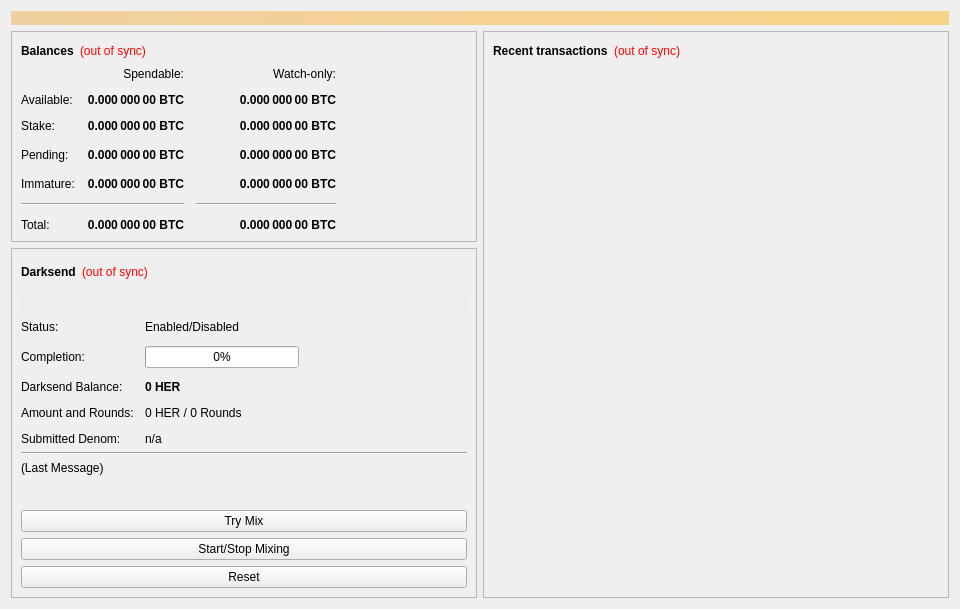
<?xml version="1.0" encoding="UTF-8"?>
<ui version="4.0">
 <class>OverviewPage</class>
 <widget class="QWidget" name="OverviewPage">
  <property name="geometry">
   <rect>
    <x>0</x>
    <y>0</y>
    <width>960</width>
    <height>594</height>
   </rect>
  </property>
  <property name="minimumSize">
   <size>
    <width>960</width>
    <height>0</height>
   </size>
  </property>
  <property name="windowTitle">
   <string>Form</string>
  </property>
  <layout class="QVBoxLayout" name="topLayout">
   <item>
    <widget class="QLabel" name="labelAlerts">
     <property name="visible">
      <bool>false</bool>
     </property>
     <property name="styleSheet">
      <string notr="true">background-color: qlineargradient(x1: 0, y1: 0, x2: 1, y2: 0, stop:0 #F0D0A0, stop:1 #F8D488); color:#000000;</string>
     </property>
     <property name="wordWrap">
      <bool>true</bool>
     </property>
     <property name="margin">
      <number>3</number>
     </property>
    </widget>
   </item>
   <item>
    <layout class="QHBoxLayout" name="horizontalLayout" stretch="1,1">
     <item>
      <layout class="QVBoxLayout" name="verticalLayout_2">
       <item>
        <widget class="QFrame" name="frame">
         <property name="frameShape">
          <enum>QFrame::StyledPanel</enum>
         </property>
         <property name="frameShadow">
          <enum>QFrame::Raised</enum>
         </property>
         <layout class="QVBoxLayout" name="verticalLayout_4">
          <item>
           <layout class="QHBoxLayout" name="horizontalLayout_4">
            <item>
             <widget class="QLabel" name="label_5">
              <property name="font">
               <font>
                <weight>75</weight>
                <bold>true</bold>
               </font>
              </property>
              <property name="text">
               <string>Balances</string>
              </property>
             </widget>
            </item>
            <item>
             <widget class="QLabel" name="labelWalletStatus">
              <property name="cursor">
               <cursorShape>WhatsThisCursor</cursorShape>
              </property>
              <property name="toolTip">
               <string>The displayed information may be out of date. Your wallet automatically synchronizes with the Hera network after a connection is established, but this process has not completed yet.</string>
              </property>
              <property name="styleSheet">
               <string notr="true">QLabel { color: red; }</string>
              </property>
              <property name="text">
               <string notr="true">(out of sync)</string>
              </property>
              <property name="alignment">
               <set>Qt::AlignLeading|Qt::AlignLeft|Qt::AlignVCenter</set>
              </property>
             </widget>
            </item>
            <item>
             <spacer name="horizontalSpacer_3">
              <property name="orientation">
               <enum>Qt::Horizontal</enum>
              </property>
              <property name="sizeHint" stdset="0">
               <size>
                <width>40</width>
                <height>20</height>
               </size>
              </property>
             </spacer>
            </item>
           </layout>
          </item>
          <item>
           <layout class="QGridLayout" name="gridLayout">
            <property name="spacing">
             <number>12</number>
            </property>
            <item row="3" column="2">
             <widget class="QLabel" name="labelWatchPending">
              <property name="font">
               <font>
                <weight>75</weight>
                <bold>true</bold>
               </font>
              </property>
              <property name="cursor">
               <cursorShape>IBeamCursor</cursorShape>
              </property>
              <property name="toolTip">
               <string>Unconfirmed transactions to watch-only addresses</string>
              </property>
              <property name="text">
               <string notr="true">0.000 000 00 BTC</string>
              </property>
              <property name="alignment">
               <set>Qt::AlignRight|Qt::AlignTrailing|Qt::AlignVCenter</set>
              </property>
              <property name="textInteractionFlags">
               <set>Qt::LinksAccessibleByMouse|Qt::TextSelectableByKeyboard|Qt::TextSelectableByMouse</set>
              </property>
             </widget>
            </item>
            <item row="3" column="1">
             <widget class="QLabel" name="labelUnconfirmed">
              <property name="font">
               <font>
                <weight>75</weight>
                <bold>true</bold>
               </font>
              </property>
              <property name="cursor">
               <cursorShape>IBeamCursor</cursorShape>
              </property>
              <property name="toolTip">
               <string>Total of transactions that have yet to be confirmed, and do not yet count toward the spendable balance</string>
              </property>
              <property name="text">
               <string notr="true">0.000 000 00 BTC</string>
              </property>
              <property name="alignment">
               <set>Qt::AlignRight|Qt::AlignTrailing|Qt::AlignVCenter</set>
              </property>
              <property name="textInteractionFlags">
               <set>Qt::LinksAccessibleByMouse|Qt::TextSelectableByKeyboard|Qt::TextSelectableByMouse</set>
              </property>
             </widget>
            </item>
            <item row="4" column="2">
             <widget class="QLabel" name="labelWatchImmature">
              <property name="font">
               <font>
                <weight>75</weight>
                <bold>true</bold>
               </font>
              </property>
              <property name="cursor">
               <cursorShape>IBeamCursor</cursorShape>
              </property>
              <property name="toolTip">
               <string>Mined balance in watch-only addresses that has not yet matured</string>
              </property>
              <property name="text">
               <string notr="true">0.000 000 00 BTC</string>
              </property>
              <property name="alignment">
               <set>Qt::AlignRight|Qt::AlignTrailing|Qt::AlignVCenter</set>
              </property>
              <property name="textInteractionFlags">
               <set>Qt::LinksAccessibleByMouse|Qt::TextSelectableByKeyboard|Qt::TextSelectableByMouse</set>
              </property>
             </widget>
            </item>
            <item row="5" column="0" colspan="2">
             <widget class="Line" name="lineSpendableBalance">
              <property name="orientation">
               <enum>Qt::Horizontal</enum>
              </property>
             </widget>
            </item>
            <item row="5" column="2">
             <widget class="Line" name="lineWatchBalance">
              <property name="sizePolicy">
               <sizepolicy hsizetype="Preferred" vsizetype="Fixed">
                <horstretch>0</horstretch>
                <verstretch>0</verstretch>
               </sizepolicy>
              </property>
              <property name="minimumSize">
               <size>
                <width>140</width>
                <height>0</height>
               </size>
              </property>
              <property name="orientation">
               <enum>Qt::Horizontal</enum>
              </property>
             </widget>
            </item>
            <item row="6" column="0">
             <widget class="QLabel" name="labelTotalText">
              <property name="text">
               <string>Total:</string>
              </property>
             </widget>
            </item>
            <item row="4" column="1">
             <widget class="QLabel" name="labelImmature">
              <property name="font">
               <font>
                <weight>75</weight>
                <bold>true</bold>
               </font>
              </property>
              <property name="cursor">
               <cursorShape>IBeamCursor</cursorShape>
              </property>
              <property name="toolTip">
               <string>Mined balance that has not yet matured</string>
              </property>
              <property name="text">
               <string notr="true">0.000 000 00 BTC</string>
              </property>
              <property name="alignment">
               <set>Qt::AlignRight|Qt::AlignTrailing|Qt::AlignVCenter</set>
              </property>
              <property name="textInteractionFlags">
               <set>Qt::LinksAccessibleByMouse|Qt::TextSelectableByKeyboard|Qt::TextSelectableByMouse</set>
              </property>
             </widget>
            </item>
            <item row="3" column="3">
             <spacer name="horizontalSpacer_2">
              <property name="orientation">
               <enum>Qt::Horizontal</enum>
              </property>
              <property name="sizeHint" stdset="0">
               <size>
                <width>40</width>
                <height>20</height>
               </size>
              </property>
             </spacer>
            </item>
            <item row="4" column="0">
             <widget class="QLabel" name="labelImmatureText">
              <property name="text">
               <string>Immature:</string>
              </property>
             </widget>
            </item>
            <item row="6" column="1">
             <widget class="QLabel" name="labelTotal">
              <property name="font">
               <font>
                <weight>75</weight>
                <bold>true</bold>
               </font>
              </property>
              <property name="cursor">
               <cursorShape>IBeamCursor</cursorShape>
              </property>
              <property name="toolTip">
               <string>Your current total balance</string>
              </property>
              <property name="text">
               <string notr="true">0.000 000 00 BTC</string>
              </property>
              <property name="alignment">
               <set>Qt::AlignRight|Qt::AlignTrailing|Qt::AlignVCenter</set>
              </property>
              <property name="textInteractionFlags">
               <set>Qt::LinksAccessibleByMouse|Qt::TextSelectableByKeyboard|Qt::TextSelectableByMouse</set>
              </property>
             </widget>
            </item>
            <item row="6" column="2">
             <widget class="QLabel" name="labelWatchTotal">
              <property name="font">
               <font>
                <weight>75</weight>
                <bold>true</bold>
               </font>
              </property>
              <property name="cursor">
               <cursorShape>IBeamCursor</cursorShape>
              </property>
              <property name="toolTip">
               <string>Current total balance in watch-only addresses</string>
              </property>
              <property name="text">
               <string notr="true">0.000 000 00 BTC</string>
              </property>
              <property name="alignment">
               <set>Qt::AlignRight|Qt::AlignTrailing|Qt::AlignVCenter</set>
              </property>
              <property name="textInteractionFlags">
               <set>Qt::LinksAccessibleByMouse|Qt::TextSelectableByKeyboard|Qt::TextSelectableByMouse</set>
              </property>
             </widget>
            </item>
            <item row="0" column="2">
             <widget class="QLabel" name="labelWatchonly">
              <property name="text">
               <string>Watch-only:</string>
              </property>
              <property name="alignment">
               <set>Qt::AlignRight|Qt::AlignTrailing|Qt::AlignVCenter</set>
              </property>
             </widget>
            </item>
            <item row="1" column="0">
             <widget class="QLabel" name="labelBalanceText">
              <property name="text">
               <string>Available:</string>
              </property>
             </widget>
            </item>
            <item row="1" column="1">
             <widget class="QLabel" name="labelBalance">
              <property name="font">
               <font>
                <weight>75</weight>
                <bold>true</bold>
               </font>
              </property>
              <property name="cursor">
               <cursorShape>IBeamCursor</cursorShape>
              </property>
              <property name="toolTip">
               <string>Your current spendable balance</string>
              </property>
              <property name="text">
               <string notr="true">0.000 000 00 BTC</string>
              </property>
              <property name="alignment">
               <set>Qt::AlignRight|Qt::AlignTrailing|Qt::AlignVCenter</set>
              </property>
              <property name="textInteractionFlags">
               <set>Qt::LinksAccessibleByMouse|Qt::TextSelectableByKeyboard|Qt::TextSelectableByMouse</set>
              </property>
             </widget>
            </item>
            <item row="2" column="0">
             <widget class="QLabel" name="label_10">
              <property name="text">
               <string>Stake:</string>
              </property>
             </widget>
            </item>
            <item row="2" column="1">
             <widget class="QLabel" name="labelStake">
              <property name="font">
               <font>
                <weight>75</weight>
                <bold>true</bold>
               </font>
              </property>
              <property name="cursor">
               <cursorShape>IBeamCursor</cursorShape>
              </property>
              <property name="toolTip">
               <string>Total of coins that was staked, and do not yet count toward the current balance</string>
              </property>
              <property name="text">
               <string notr="true">0.000 000 00 BTC</string>
              </property>
              <property name="alignment">
               <set>Qt::AlignRight|Qt::AlignTrailing|Qt::AlignVCenter</set>
              </property>
              <property name="textInteractionFlags">
               <set>Qt::LinksAccessibleByMouse|Qt::TextSelectableByKeyboard|Qt::TextSelectableByMouse</set>
              </property>
             </widget>
            </item>
            <item row="2" column="2">
             <widget class="QLabel" name="labelWatchStake">
              <property name="font">
               <font>
                <weight>75</weight>
                <bold>true</bold>
               </font>
              </property>
              <property name="cursor">
               <cursorShape>IBeamCursor</cursorShape>
              </property>
              <property name="toolTip">
               <string>Total of coins that was staked in watch-only addresses, and do not yet count toward the current watch-only balance</string>
              </property>
              <property name="text">
               <string notr="true">0.000 000 00 BTC</string>
              </property>
              <property name="alignment">
               <set>Qt::AlignRight|Qt::AlignTrailing|Qt::AlignVCenter</set>
              </property>
              <property name="textInteractionFlags">
               <set>Qt::LinksAccessibleByMouse|Qt::TextSelectableByKeyboard|Qt::TextSelectableByMouse</set>
              </property>
             </widget>
            </item>
            <item row="1" column="2">
             <widget class="QLabel" name="labelWatchAvailable">
              <property name="font">
               <font>
                <weight>75</weight>
                <bold>true</bold>
               </font>
              </property>
              <property name="cursor">
               <cursorShape>IBeamCursor</cursorShape>
              </property>
              <property name="toolTip">
               <string>Your current balance in watch-only addresses</string>
              </property>
              <property name="text">
               <string notr="true">0.000 000 00 BTC</string>
              </property>
              <property name="alignment">
               <set>Qt::AlignRight|Qt::AlignTrailing|Qt::AlignVCenter</set>
              </property>
              <property name="textInteractionFlags">
               <set>Qt::LinksAccessibleByMouse|Qt::TextSelectableByKeyboard|Qt::TextSelectableByMouse</set>
              </property>
             </widget>
            </item>
            <item row="3" column="0">
             <widget class="QLabel" name="labelPendingText">
              <property name="text">
               <string>Pending:</string>
              </property>
             </widget>
            </item>
            <item row="0" column="1">
             <widget class="QLabel" name="labelSpendable">
              <property name="text">
               <string>Spendable:</string>
              </property>
              <property name="alignment">
               <set>Qt::AlignRight|Qt::AlignTrailing|Qt::AlignVCenter</set>
              </property>
             </widget>
            </item>
           </layout>
          </item>
         </layout>
        </widget>
       </item>
       <item>
        <widget class="QFrame" name="frameDarksend">
         <property name="sizePolicy">
          <sizepolicy hsizetype="Expanding" vsizetype="Expanding">
           <horstretch>0</horstretch>
           <verstretch>0</verstretch>
          </sizepolicy>
         </property>
         <property name="minimumSize">
          <size>
           <width>0</width>
           <height>350</height>
          </size>
         </property>
         <property name="layoutDirection">
          <enum>Qt::LeftToRight</enum>
         </property>
         <property name="frameShape">
          <enum>QFrame::StyledPanel</enum>
         </property>
         <property name="frameShadow">
          <enum>QFrame::Raised</enum>
         </property>
         <layout class="QVBoxLayout" name="verticalLayout_5">
          <item>
           <layout class="QHBoxLayout" name="horizontalLayout_5">
            <item>
             <widget class="QLabel" name="label_2">
              <property name="font">
               <font>
                <weight>75</weight>
                <bold>true</bold>
               </font>
              </property>
              <property name="text">
               <string>Darksend</string>
              </property>
             </widget>
            </item>
            <item>
             <widget class="QLabel" name="labelDarksendSyncStatus">
              <property name="toolTip">
               <string>The displayed information may be out of date. Your wallet automatically synchronizes with the Hera network after a connection is established, but this process has not completed yet.</string>
              </property>
              <property name="styleSheet">
               <string notr="true">QLabel { color: red; }</string>
              </property>
              <property name="text">
               <string notr="true">(out of sync)</string>
              </property>
              <property name="alignment">
               <set>Qt::AlignLeading|Qt::AlignLeft|Qt::AlignVCenter</set>
              </property>
             </widget>
            </item>
            <item>
             <spacer name="horizontalSpacer_4">
              <property name="orientation">
               <enum>Qt::Horizontal</enum>
              </property>
              <property name="sizeHint" stdset="0">
               <size>
                <width>40</width>
                <height>20</height>
               </size>
              </property>
             </spacer>
            </item>
           </layout>
          </item>
          <item>
           <widget class="QPushButton" name="runAutoDenom">
            <property name="palette">
             <palette>
              <active>
               <colorrole role="WindowText">
                <brush brushstyle="SolidPattern">
                 <color alpha="255">
                  <red>0</red>
                  <green>0</green>
                  <blue>0</blue>
                 </color>
                </brush>
               </colorrole>
               <colorrole role="Button">
                <brush brushstyle="SolidPattern">
                 <color alpha="255">
                  <red>239</red>
                  <green>238</green>
                  <blue>238</blue>
                 </color>
                </brush>
               </colorrole>
               <colorrole role="Light">
                <brush brushstyle="SolidPattern">
                 <color alpha="255">
                  <red>255</red>
                  <green>255</green>
                  <blue>255</blue>
                 </color>
                </brush>
               </colorrole>
               <colorrole role="Midlight">
                <brush brushstyle="SolidPattern">
                 <color alpha="255">
                  <red>247</red>
                  <green>246</green>
                  <blue>246</blue>
                 </color>
                </brush>
               </colorrole>
               <colorrole role="Dark">
                <brush brushstyle="SolidPattern">
                 <color alpha="255">
                  <red>119</red>
                  <green>119</green>
                  <blue>119</blue>
                 </color>
                </brush>
               </colorrole>
               <colorrole role="Mid">
                <brush brushstyle="SolidPattern">
                 <color alpha="255">
                  <red>159</red>
                  <green>159</green>
                  <blue>159</blue>
                 </color>
                </brush>
               </colorrole>
               <colorrole role="Text">
                <brush brushstyle="SolidPattern">
                 <color alpha="255">
                  <red>0</red>
                  <green>0</green>
                  <blue>0</blue>
                 </color>
                </brush>
               </colorrole>
               <colorrole role="BrightText">
                <brush brushstyle="SolidPattern">
                 <color alpha="255">
                  <red>255</red>
                  <green>255</green>
                  <blue>255</blue>
                 </color>
                </brush>
               </colorrole>
               <colorrole role="ButtonText">
                <brush brushstyle="SolidPattern">
                 <color alpha="255">
                  <red>0</red>
                  <green>0</green>
                  <blue>0</blue>
                 </color>
                </brush>
               </colorrole>
               <colorrole role="Base">
                <brush brushstyle="SolidPattern">
                 <color alpha="255">
                  <red>255</red>
                  <green>255</green>
                  <blue>255</blue>
                 </color>
                </brush>
               </colorrole>
               <colorrole role="Window">
                <brush brushstyle="SolidPattern">
                 <color alpha="255">
                  <red>239</red>
                  <green>238</green>
                  <blue>238</blue>
                 </color>
                </brush>
               </colorrole>
               <colorrole role="Shadow">
                <brush brushstyle="SolidPattern">
                 <color alpha="255">
                  <red>0</red>
                  <green>0</green>
                  <blue>0</blue>
                 </color>
                </brush>
               </colorrole>
               <colorrole role="AlternateBase">
                <brush brushstyle="SolidPattern">
                 <color alpha="255">
                  <red>247</red>
                  <green>246</green>
                  <blue>246</blue>
                 </color>
                </brush>
               </colorrole>
               <colorrole role="ToolTipBase">
                <brush brushstyle="SolidPattern">
                 <color alpha="255">
                  <red>255</red>
                  <green>255</green>
                  <blue>220</blue>
                 </color>
                </brush>
               </colorrole>
               <colorrole role="ToolTipText">
                <brush brushstyle="SolidPattern">
                 <color alpha="255">
                  <red>0</red>
                  <green>0</green>
                  <blue>0</blue>
                 </color>
                </brush>
               </colorrole>
              </active>
              <inactive>
               <colorrole role="WindowText">
                <brush brushstyle="SolidPattern">
                 <color alpha="255">
                  <red>0</red>
                  <green>0</green>
                  <blue>0</blue>
                 </color>
                </brush>
               </colorrole>
               <colorrole role="Button">
                <brush brushstyle="SolidPattern">
                 <color alpha="255">
                  <red>239</red>
                  <green>238</green>
                  <blue>238</blue>
                 </color>
                </brush>
               </colorrole>
               <colorrole role="Light">
                <brush brushstyle="SolidPattern">
                 <color alpha="255">
                  <red>255</red>
                  <green>255</green>
                  <blue>255</blue>
                 </color>
                </brush>
               </colorrole>
               <colorrole role="Midlight">
                <brush brushstyle="SolidPattern">
                 <color alpha="255">
                  <red>247</red>
                  <green>246</green>
                  <blue>246</blue>
                 </color>
                </brush>
               </colorrole>
               <colorrole role="Dark">
                <brush brushstyle="SolidPattern">
                 <color alpha="255">
                  <red>119</red>
                  <green>119</green>
                  <blue>119</blue>
                 </color>
                </brush>
               </colorrole>
               <colorrole role="Mid">
                <brush brushstyle="SolidPattern">
                 <color alpha="255">
                  <red>159</red>
                  <green>159</green>
                  <blue>159</blue>
                 </color>
                </brush>
               </colorrole>
               <colorrole role="Text">
                <brush brushstyle="SolidPattern">
                 <color alpha="255">
                  <red>0</red>
                  <green>0</green>
                  <blue>0</blue>
                 </color>
                </brush>
               </colorrole>
               <colorrole role="BrightText">
                <brush brushstyle="SolidPattern">
                 <color alpha="255">
                  <red>255</red>
                  <green>255</green>
                  <blue>255</blue>
                 </color>
                </brush>
               </colorrole>
               <colorrole role="ButtonText">
                <brush brushstyle="SolidPattern">
                 <color alpha="255">
                  <red>0</red>
                  <green>0</green>
                  <blue>0</blue>
                 </color>
                </brush>
               </colorrole>
               <colorrole role="Base">
                <brush brushstyle="SolidPattern">
                 <color alpha="255">
                  <red>255</red>
                  <green>255</green>
                  <blue>255</blue>
                 </color>
                </brush>
               </colorrole>
               <colorrole role="Window">
                <brush brushstyle="SolidPattern">
                 <color alpha="255">
                  <red>239</red>
                  <green>238</green>
                  <blue>238</blue>
                 </color>
                </brush>
               </colorrole>
               <colorrole role="Shadow">
                <brush brushstyle="SolidPattern">
                 <color alpha="255">
                  <red>0</red>
                  <green>0</green>
                  <blue>0</blue>
                 </color>
                </brush>
               </colorrole>
               <colorrole role="AlternateBase">
                <brush brushstyle="SolidPattern">
                 <color alpha="255">
                  <red>247</red>
                  <green>246</green>
                  <blue>246</blue>
                 </color>
                </brush>
               </colorrole>
               <colorrole role="ToolTipBase">
                <brush brushstyle="SolidPattern">
                 <color alpha="255">
                  <red>255</red>
                  <green>255</green>
                  <blue>220</blue>
                 </color>
                </brush>
               </colorrole>
               <colorrole role="ToolTipText">
                <brush brushstyle="SolidPattern">
                 <color alpha="255">
                  <red>0</red>
                  <green>0</green>
                  <blue>0</blue>
                 </color>
                </brush>
               </colorrole>
              </inactive>
              <disabled>
               <colorrole role="WindowText">
                <brush brushstyle="SolidPattern">
                 <color alpha="255">
                  <red>119</red>
                  <green>119</green>
                  <blue>119</blue>
                 </color>
                </brush>
               </colorrole>
               <colorrole role="Button">
                <brush brushstyle="SolidPattern">
                 <color alpha="255">
                  <red>239</red>
                  <green>238</green>
                  <blue>238</blue>
                 </color>
                </brush>
               </colorrole>
               <colorrole role="Light">
                <brush brushstyle="SolidPattern">
                 <color alpha="255">
                  <red>255</red>
                  <green>255</green>
                  <blue>255</blue>
                 </color>
                </brush>
               </colorrole>
               <colorrole role="Midlight">
                <brush brushstyle="SolidPattern">
                 <color alpha="255">
                  <red>247</red>
                  <green>246</green>
                  <blue>246</blue>
                 </color>
                </brush>
               </colorrole>
               <colorrole role="Dark">
                <brush brushstyle="SolidPattern">
                 <color alpha="255">
                  <red>119</red>
                  <green>119</green>
                  <blue>119</blue>
                 </color>
                </brush>
               </colorrole>
               <colorrole role="Mid">
                <brush brushstyle="SolidPattern">
                 <color alpha="255">
                  <red>159</red>
                  <green>159</green>
                  <blue>159</blue>
                 </color>
                </brush>
               </colorrole>
               <colorrole role="Text">
                <brush brushstyle="SolidPattern">
                 <color alpha="255">
                  <red>119</red>
                  <green>119</green>
                  <blue>119</blue>
                 </color>
                </brush>
               </colorrole>
               <colorrole role="BrightText">
                <brush brushstyle="SolidPattern">
                 <color alpha="255">
                  <red>255</red>
                  <green>255</green>
                  <blue>255</blue>
                 </color>
                </brush>
               </colorrole>
               <colorrole role="ButtonText">
                <brush brushstyle="SolidPattern">
                 <color alpha="255">
                  <red>119</red>
                  <green>119</green>
                  <blue>119</blue>
                 </color>
                </brush>
               </colorrole>
               <colorrole role="Base">
                <brush brushstyle="SolidPattern">
                 <color alpha="255">
                  <red>239</red>
                  <green>238</green>
                  <blue>238</blue>
                 </color>
                </brush>
               </colorrole>
               <colorrole role="Window">
                <brush brushstyle="SolidPattern">
                 <color alpha="255">
                  <red>239</red>
                  <green>238</green>
                  <blue>238</blue>
                 </color>
                </brush>
               </colorrole>
               <colorrole role="Shadow">
                <brush brushstyle="SolidPattern">
                 <color alpha="255">
                  <red>0</red>
                  <green>0</green>
                  <blue>0</blue>
                 </color>
                </brush>
               </colorrole>
               <colorrole role="AlternateBase">
                <brush brushstyle="SolidPattern">
                 <color alpha="255">
                  <red>239</red>
                  <green>238</green>
                  <blue>238</blue>
                 </color>
                </brush>
               </colorrole>
               <colorrole role="ToolTipBase">
                <brush brushstyle="SolidPattern">
                 <color alpha="255">
                  <red>255</red>
                  <green>255</green>
                  <blue>220</blue>
                 </color>
                </brush>
               </colorrole>
               <colorrole role="ToolTipText">
                <brush brushstyle="SolidPattern">
                 <color alpha="255">
                  <red>0</red>
                  <green>0</green>
                  <blue>0</blue>
                 </color>
                </brush>
               </colorrole>
              </disabled>
             </palette>
            </property>
            <property name="focusPolicy">
             <enum>Qt::NoFocus</enum>
            </property>
            <property name="autoFillBackground">
             <bool>true</bool>
            </property>
            <property name="text">
             <string/>
            </property>
            <property name="flat">
             <bool>true</bool>
            </property>
           </widget>
          </item>
          <item>
           <layout class="QFormLayout" name="formLayout">
            <property name="fieldGrowthPolicy">
             <enum>QFormLayout::AllNonFixedFieldsGrow</enum>
            </property>
            <property name="horizontalSpacing">
             <number>11</number>
            </property>
            <property name="verticalSpacing">
             <number>12</number>
            </property>
            <item row="0" column="0">
             <widget class="QLabel" name="label_6">
              <property name="text">
               <string>Status:</string>
              </property>
             </widget>
            </item>
            <item row="1" column="0">
             <widget class="QLabel" name="label_7">
              <property name="text">
               <string>Completion:</string>
              </property>
             </widget>
            </item>
            <item row="1" column="1">
             <widget class="QProgressBar" name="darksendProgress">
              <property name="maximumSize">
               <size>
                <width>154</width>
                <height>16777215</height>
               </size>
              </property>
              <property name="value">
               <number>0</number>
              </property>
             </widget>
            </item>
            <item row="3" column="0">
             <widget class="QLabel" name="labelAnonymizedText">
              <property name="text">
               <string>Darksend Balance:</string>
              </property>
             </widget>
            </item>
            <item row="3" column="1">
             <widget class="QLabel" name="labelAnonymized">
              <property name="font">
               <font>
                <weight>75</weight>
                <bold>true</bold>
               </font>
              </property>
              <property name="text">
               <string notr="true">0 HER</string>
              </property>
             </widget>
            </item>
            <item row="4" column="0">
             <widget class="QLabel" name="label_8">
              <property name="text">
               <string>Amount and Rounds:</string>
              </property>
             </widget>
            </item>
            <item row="4" column="1">
             <widget class="QLabel" name="labelAmountRounds">
              <property name="text">
               <string>0 HER / 0 Rounds</string>
              </property>
             </widget>
            </item>
            <item row="5" column="0">
             <widget class="QLabel" name="label_9">
              <property name="text">
               <string>Submitted Denom:</string>
              </property>
             </widget>
            </item>
            <item row="5" column="1">
             <widget class="QLabel" name="labelSubmittedDenom">
              <property name="toolTip">
               <string>The denominations you submitted to the Masternode.&lt;br&gt;To mix, other users must submit the exact same denominations.</string>
              </property>
              <property name="text">
               <string>n/a</string>
              </property>
             </widget>
            </item>
            <item row="0" column="1">
             <widget class="QLabel" name="darksendEnabled">
              <property name="text">
               <string>Enabled/Disabled</string>
              </property>
             </widget>
            </item>
           </layout>
          </item>
          <item>
           <widget class="Line" name="lineLastMessage">
            <property name="orientation">
             <enum>Qt::Horizontal</enum>
            </property>
           </widget>
          </item>
          <item>
           <widget class="QLabel" name="darksendStatus">
            <property name="minimumSize">
             <size>
              <width>288</width>
              <height>43</height>
             </size>
            </property>
            <property name="text">
             <string>(Last Message)</string>
            </property>
            <property name="alignment">
             <set>Qt::AlignLeading|Qt::AlignLeft|Qt::AlignTop</set>
            </property>
            <property name="wordWrap">
             <bool>true</bool>
            </property>
           </widget>
          </item>
          <item>
           <widget class="QPushButton" name="darksendAuto">
            <property name="sizePolicy">
             <sizepolicy hsizetype="MinimumExpanding" vsizetype="Fixed">
              <horstretch>0</horstretch>
              <verstretch>0</verstretch>
             </sizepolicy>
            </property>
            <property name="toolTip">
             <string>Try to manually submit a Darksend request.</string>
            </property>
            <property name="text">
             <string>Try Mix</string>
            </property>
           </widget>
          </item>
          <item>
           <widget class="QPushButton" name="toggleDarksend">
            <property name="sizePolicy">
             <sizepolicy hsizetype="MinimumExpanding" vsizetype="Fixed">
              <horstretch>0</horstretch>
              <verstretch>0</verstretch>
             </sizepolicy>
            </property>
            <property name="text">
             <string>Start/Stop Mixing</string>
            </property>
           </widget>
          </item>
          <item>
           <widget class="QPushButton" name="darksendReset">
            <property name="sizePolicy">
             <sizepolicy hsizetype="MinimumExpanding" vsizetype="Fixed">
              <horstretch>0</horstretch>
              <verstretch>0</verstretch>
             </sizepolicy>
            </property>
            <property name="toolTip">
             <string>Reset the current status of Darksend (can interrupt Darksend if it's in the process of Mixing, which can cost you money!)</string>
            </property>
            <property name="autoFillBackground">
             <bool>false</bool>
            </property>
            <property name="text">
             <string>Reset</string>
            </property>
           </widget>
          </item>
         </layout>
        </widget>
       </item>
       <item>
        <spacer name="verticalSpacer">
         <property name="orientation">
          <enum>Qt::Vertical</enum>
         </property>
         <property name="sizeHint" stdset="0">
          <size>
           <width>20</width>
           <height>40</height>
          </size>
         </property>
        </spacer>
       </item>
      </layout>
     </item>
     <item>
      <layout class="QVBoxLayout" name="verticalLayout_3">
       <item>
        <widget class="QFrame" name="frame_2">
         <property name="frameShape">
          <enum>QFrame::StyledPanel</enum>
         </property>
         <property name="frameShadow">
          <enum>QFrame::Raised</enum>
         </property>
         <layout class="QVBoxLayout" name="verticalLayout">
          <item>
           <layout class="QHBoxLayout" name="horizontalLayout_2">
            <item>
             <widget class="QLabel" name="label_4">
              <property name="font">
               <font>
                <weight>75</weight>
                <bold>true</bold>
               </font>
              </property>
              <property name="text">
               <string>Recent transactions</string>
              </property>
             </widget>
            </item>
            <item>
             <widget class="QLabel" name="labelTransactionsStatus">
              <property name="cursor">
               <cursorShape>WhatsThisCursor</cursorShape>
              </property>
              <property name="toolTip">
               <string>The displayed information may be out of date. Your wallet automatically synchronizes with the Hera network after a connection is established, but this process has not completed yet.</string>
              </property>
              <property name="styleSheet">
               <string notr="true">QLabel { color: red; }</string>
              </property>
              <property name="text">
               <string notr="true">(out of sync)</string>
              </property>
              <property name="alignment">
               <set>Qt::AlignRight|Qt::AlignTrailing|Qt::AlignVCenter</set>
              </property>
             </widget>
            </item>
            <item>
             <spacer name="horizontalSpacer">
              <property name="orientation">
               <enum>Qt::Horizontal</enum>
              </property>
              <property name="sizeHint" stdset="0">
               <size>
                <width>40</width>
                <height>20</height>
               </size>
              </property>
             </spacer>
            </item>
           </layout>
          </item>
          <item>
           <widget class="QListView" name="listTransactions">
            <property name="styleSheet">
             <string notr="true">QListView { background: transparent; }</string>
            </property>
            <property name="frameShape">
             <enum>QFrame::NoFrame</enum>
            </property>
            <property name="verticalScrollBarPolicy">
             <enum>Qt::ScrollBarAlwaysOff</enum>
            </property>
            <property name="horizontalScrollBarPolicy">
             <enum>Qt::ScrollBarAlwaysOff</enum>
            </property>
            <property name="selectionMode">
             <enum>QAbstractItemView::NoSelection</enum>
            </property>
           </widget>
          </item>
         </layout>
        </widget>
       </item>
      </layout>
     </item>
    </layout>
   </item>
  </layout>
 </widget>
 <resources/>
 <connections/>
</ui>
